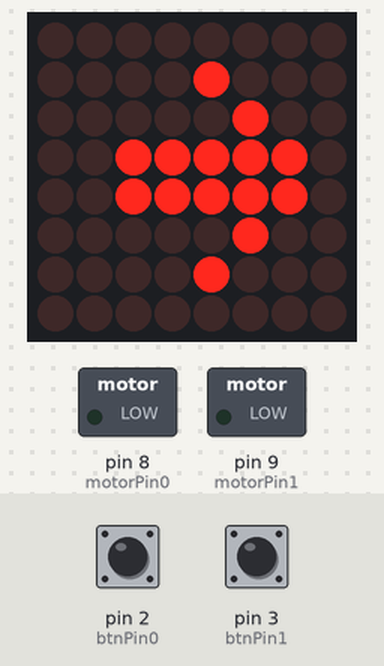
Bench run of a sketch on a simulated Arduino Uno, built with avr-gcc and run on an emulated ATmega328P. Parts: 8×8 LED matrix, switched loads named in the sketch (green lamp = pin HIGH). The inputs (shaded band) are chosen by the test bench; at power-on: pin 2 (btnPin0) LOW, pin 3 (btnPin1) LOW.

Above: at 2.3 s.
2.4 s: pin 2 (btnPin0) pulled HIGH for 0.65 s
At 4.7 s:
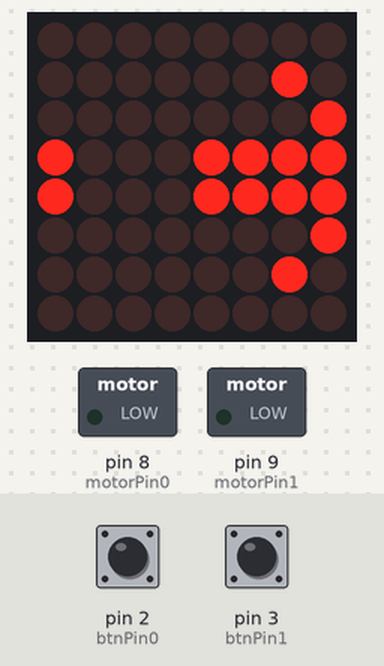
5.0 s: pin 3 (btnPin1) pulled HIGH for 3.2 s
At 9.0 s:
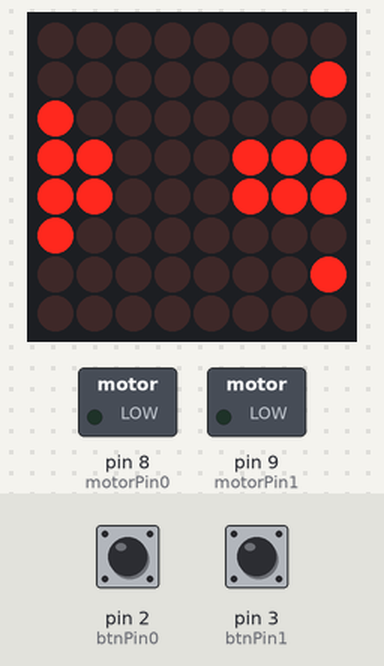
9.7 s: pin 2 (btnPin0) pulled HIGH for 1 s
At 12.2 s:
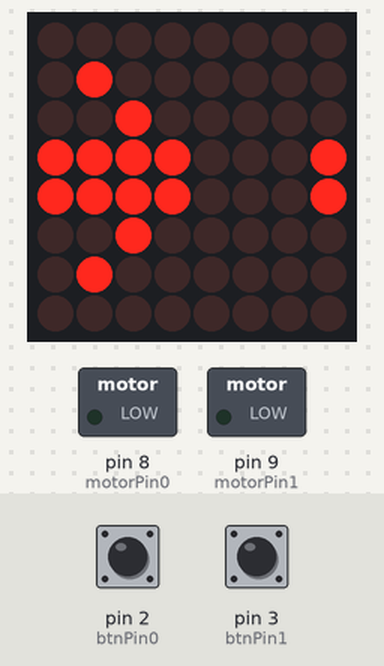
12.5 s: pin 2 (btnPin0) pulled HIGH for 0.65 s
At 14.5 s:
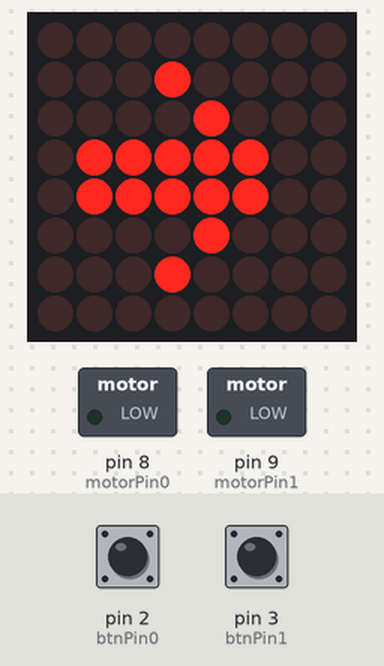
15.0 s: pin 2 (btnPin0) pulled HIGH for 3.2 s
At 18.9 s:
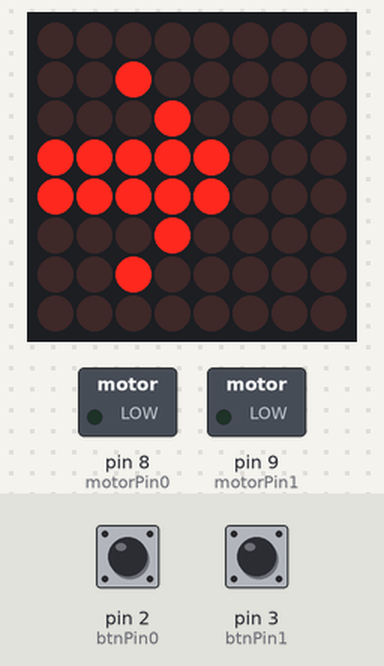
20.0 s: pin 3 (btnPin1) pulled HIGH for 0.65 s
At 22.2 s:
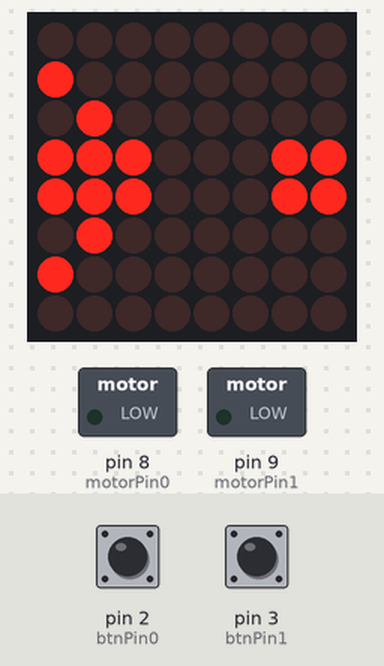
Timing chart, 0 to 23.5 s (numbered marks = the images above; inputs shaded):
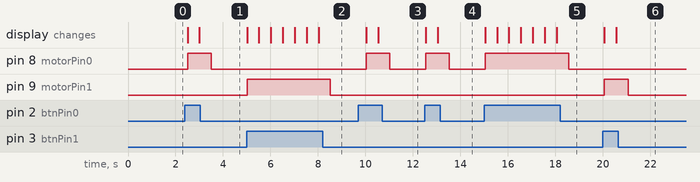

Measured:
- after the input at 2.4 s, pin 8 (motorPin0): LOW → HIGH after 0.11 s, → LOW 1.0 s later; the display: first changes after 0.11 s (image 1 shows a later state)
- after the input at 5.0 s, pin 9 (motorPin1): LOW → HIGH at once, → LOW 3.5 s later; the display: first changes at once (image 2 shows a later state)
- after the input at 9.7 s, pin 8 (motorPin0): LOW → HIGH after 0.33 s, → LOW 1.0 s later; the display: first changes after 0.33 s (image 3 shows a later state)
- after the input at 12.5 s, pin 8 (motorPin0): LOW → HIGH at once, → LOW 1.0 s later; the display: first changes at once (image 4 shows a later state)
- after the input at 15.0 s, pin 8 (motorPin0): LOW → HIGH at once, → LOW 3.5 s later; the display: first changes at once (image 5 shows a later state)
- after the input at 20.0 s, pin 9 (motorPin1): LOW → HIGH after 0.06 s, → LOW 1.0 s later; the display: first changes after 0.06 s (image 6 shows a later state)

The sketch:

motorDriver.ino
```cpp
#include "LedControl.h" //The library for controlling the MAX7219
/*
   Setting up MAX:
   pin 7 for DataIn
   pin 6 for CS
   pin 5 for CLK
*/

LedControl lc = LedControl(7, 5, 6, 1);

unsigned long delaytime = 500;

const int motorPin0 = 8;
const int motorPin1 = 9;
const int btnPin0 = 2;
const int btnPin1 = 3;

bool btnState0 = LOW;
bool btnState1 = LOW;

void setup() {
  pinMode(motorPin0, OUTPUT);
  pinMode(motorPin1, OUTPUT);
  pinMode(btnPin0, INPUT);
  pinMode(btnPin1, INPUT);
  //pinMode(ledPin, OUTPUT);


  // Wakeup call for MAX7219
  lc.shutdown(0, false);
  // Set the brightness
  lc.setIntensity(0, 8);
  // Clear the display
  lc.clearDisplay(0);
}
void loop() {
  static byte* dot = makeDot();
  write8(dot);

  btnState0 = digitalRead(btnPin0);
  btnState1 = digitalRead(btnPin1);

  if (btnState0 == HIGH) {
    //Forwards
    digitalWrite(motorPin0, HIGH);
    forwards(dot);
  } else if (btnState1 == HIGH) {
    //Backwards
    digitalWrite(motorPin1, HIGH);
    backwards(dot);
  } else {
    //No input
    digitalWrite(motorPin0, LOW);
    digitalWrite(motorPin1, LOW);
  }
}
byte* makeDot() {
  uint8_t arrSize = 8;
  byte* dot = new byte[arrSize];

  dot[0] = B00000000;
  dot[1] = B00001000;
  dot[2] = B00000100;
  dot[3] = B00111110;
  dot[4] = B00111110;
  dot[5] = B00000100;
  dot[6] = B00001000;
  dot[7] = B00000000;

  return dot;
}
void forwards(byte* a) {
  uint8_t arrSize = 8;
  bool isOdd = 0;

  //Bitshift every byte 1 to the right
  //But copying over the least significant bit to the most significant position
  for (uint8_t i = 0; i < arrSize; i++) {
    //Using mod(2) to determine the least significant bit (if odd -> 1)
    isOdd = a[i] % 2;

    //Bitshifting to the right (If we loose a bit, it is stored in isOdd)
    a[i] = a[i] >> 1;

    //Placing the old least significant bit in the most significant position
    //We use 8bit precision (2^7) becuase we only operate on bytes
    a[i] = a[i] + (isOdd * pow(2, 7));
  }
}
void backwards(byte* a) {
  uint8_t arrSize = 8;
  bool has8thBit = 0;

  //Bitshift every byte 1 to the left
  //But copying over the most significant bit to the least significant position
  for (uint8_t i = 0; i < arrSize; i++) {
    //Using AND on the most significant bit will give us whether there is a 1 or not there
    has8thBit = a[i] & B10000000;

    //Bitshifting to the left (If we loose a bit, it is stored in has8thBit)
    a[i] = a[i] << 1;

    //Add the remaing stored bit
    a[i] = a[i] + has8thBit;
  }
}
void write8(byte a[]) {
  for (int i = 0; i < 8; i++) {
    lc.setRow(0, i, a[i]);
  }
  delay(delaytime);
}
```
